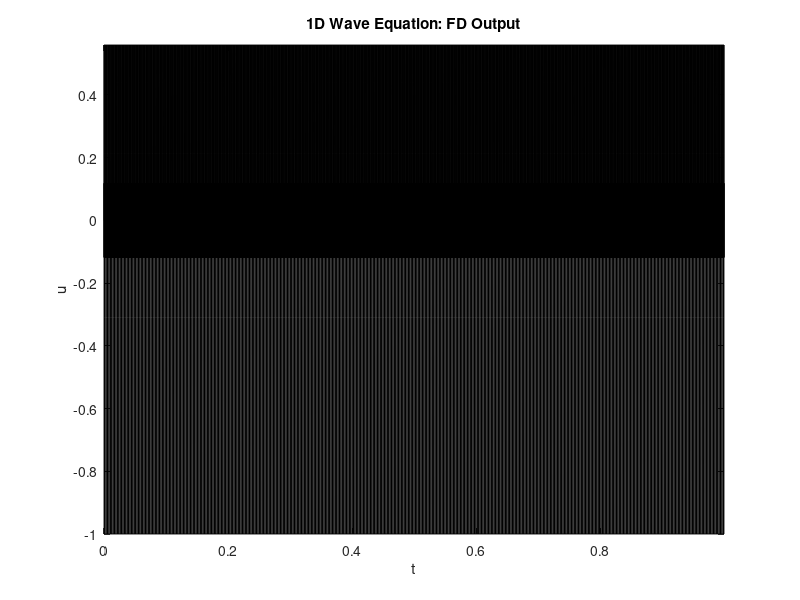

The MATLAB script that drew this image:
% matlab script waveeq1dfd.m
% finite difference scheme for the 1D wave equation 
% fixed boundary conditions
% raised cosine initial conditions

%%%%%% begin global parameters

SR = 44100;                       % sample rate (Hz)
f0 = 441;                         % fundamental frequency (Hz)
TF = 1;                           % duration of simulation (s)
ctr = 0.7; wid = 0.1;             % center location/width of excitation
u0 = 1; v0 = 0;                   % maximum initial displacement/velocity
rp = 0.3;                         % position of readout (0-1)
lambda = 1;                       % Courant number

%%%%%% end global parameters

% begin derived parameters

gamma = 2*f0;                     % wave equation free parameter
k = 1/SR;                         % time step
NF = floor(SR*TF);                % duration of simulation (samples)

% stability condition/scheme parameters

h = gamma*k/lambda; N = floor(1/h); h = 1/N; lambda = gamma*k/h;         
s0 = 2*(1-lambda^2); s1 = lambda^2;       

% readout interpolation parameters

rp_int = 1+floor(N*rp);           % rounded grid index for readout
rp_frac = 1+rp/h-rp_int;          % fractional part of readout location

% create raised cosine

xax = [0:N]'*h;
ind = sign(max(-(xax-ctr-wid/2).*(xax-ctr+wid/2),0));
rc = 0.5*ind.*(1+cos(2*pi*(xax-ctr)/wid));

% initialize grid functions and output

u2 = u0*rc; u1 = (u0+k*v0)*rc; u = zeros(N+1,1); out = zeros(NF,1);

%%%%%% start main loop

for n=3:NF
    u(2:N) = -u2(2:N)+s0*u1(2:N)+s1*(u1(1:N-1)+u1(3:N+1));  % scheme calculation
    out(n) = (1-rp_frac)*u(rp_int)+rp_frac*u(rp_int+1);     % readout
    u2 = u1; u1 = u;                                        % update of grid variables
end

%%%%%% end main loop

% plot output waveform

plot([0:NF-1]*k, out, 'k'); 
xlabel('t'); ylabel('u'); title('1D Wave Equation: FD Output'); axis tight

% play sound

soundsc(out,SR);                    
    
